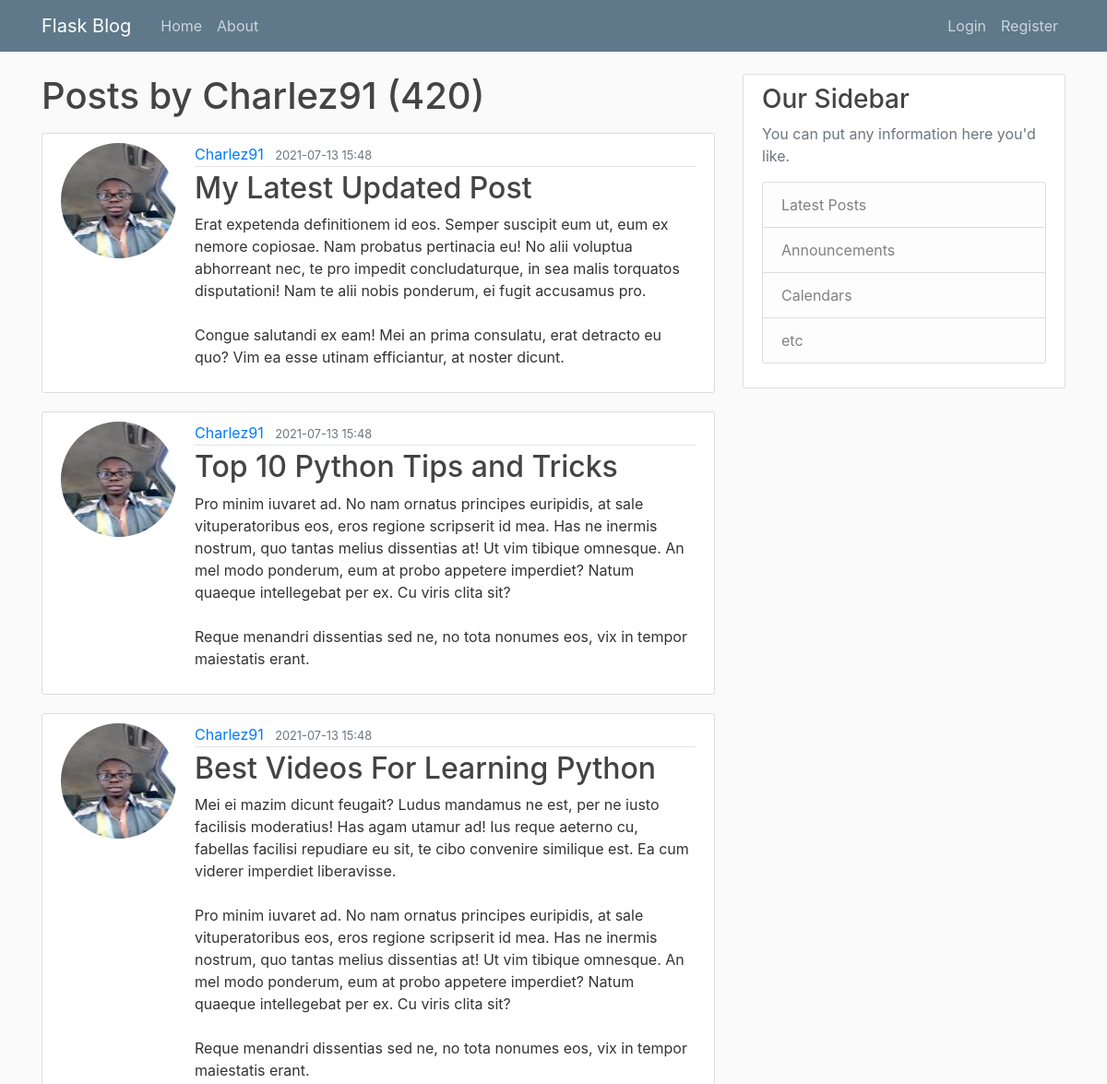
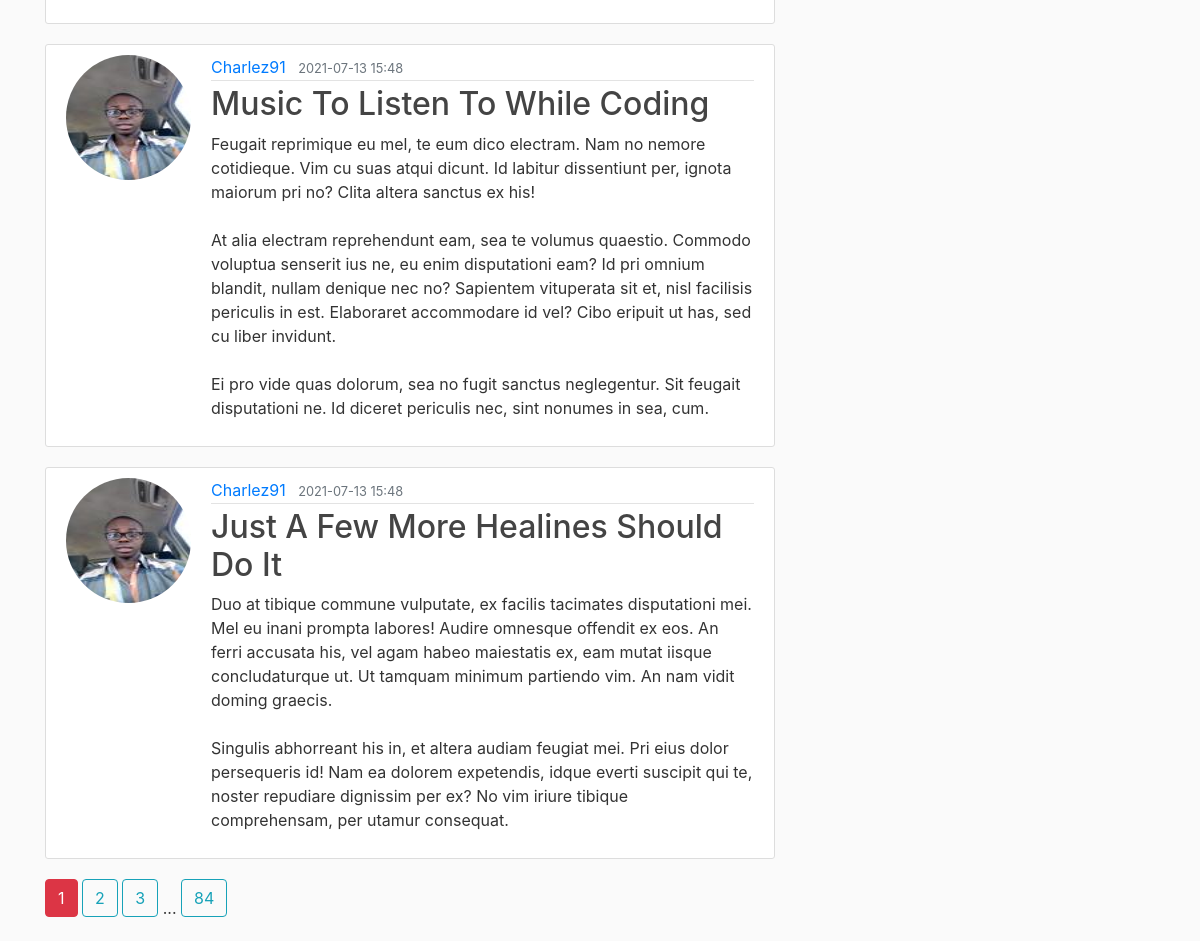
/user/Charlez91, run on the app's committed database (2 pictures, top to bottom).
### flaskblog/models.py (models this page shows, shortened)
class User(db.Model, UserMixin):
	id = db.Column(db.Integer, primary_key = True)
	username = db.Column(db.String(20), unique= True, nullable=False)
	email = db.Column(db.String(120), unique = True, nullable=False)
	image_file = db.Column (db.String(20), nullable=False, default='default.jpg')
	password = db.Column(db.String(60), nullable=False)
	posts = db.relationship('Post', backref='author', lazy=True)

class Post(db.Model):
	id = db.Column(db.Integer, primary_key= True)
	title = db.Column(db.String(100), nullable= False)
	date_posted = db.Column(db.DateTime, nullable= False, default= datetime.utcnow)
	content = db.Column(db.Text, nullable= False)
	user_id = db.Column(db.Integer, db.ForeignKey('user.id'), nullable=False)

### flaskblog/routes.py (the view)
@app.route('/user/<string:username>')
def user_posts(username):
	page = request.args.get('page', 1, type=int)
	user = User.query.filter_by(username = username).first_or_404()
	posts = Post.query\
				.filter_by(author = user)\
				.order_by(Post.date_posted.desc())\
				.paginate(page=page, per_page=5)
	return render_template ('user_posts.html', posts=posts, user=user)

### flaskblog/templates/user_posts.html
{% extends "layout.html" %}
{% block content%}
	<h1 class="mb-3"> Posts by {{user.username}} ({{posts.total}})</h1>
	{% for post in posts.items: %}
		<article class="media content-section">
		  <img class="rounded-circle account-img" src=" {{ url_for('static', filename='profile_pics/' + post.author.image_file) }} ">
		  <div class="media-body">
		    <div class="article-metadata">
		      <a class="mr-2" href="{{url_for ('user_posts', username = post.author.username)}}">{{ post.author.username }}</a>
		      <small class="text-muted">{{ post.date_posted.strftime('%Y-%m-%d %H:%M') }}</small>
		    </div>
		    <h2><a class="article-title" href="{{url_for('post', post_id= post.id)}}">{{ post.title }}</a></h2>
		    <p class="article-content">{{ post.content }}</p>
		  </div>
		</article>
	{% endfor %}
	{% for page_num in posts.iter_pages(left_edge=1, right_edge=1, left_current=2, right_current=3)%}
	{% if page_num %}
		{% if posts.page==page_num%}
			<a class="btn btn-danger mb-4" href="{{url_for ('user_posts', username=user.username, page=page_num)}}">{{ page_num }}</a>
		{% else %}
			<a class="btn btn-outline-info mb-4" href="{{url_for ('user_posts', username=user.username, page=page_num)}}">{{ page_num }}</a>
		{% endif %}
	{% else %}
	...
	{% endif %}
	{% endfor%}
{% endblock content %}

### flaskblog/static/main.css (style rules this page uses)
body { background: #fafafa; color: #333333; margin-top: 5rem; }
h1, h2, h3, h4, h5, h6 { color: #444444; }
.content-section { background: #ffffff; padding: 10px 20px; border: 1px solid #dddddd; border-radius: 3px; margin-bottom: 20px; }
.article-title { color: #444444; }
.article-content { white-space: pre-line; }
.article-metadata { padding-bottom: 1px; margin-bottom: 4px; border-bottom: 1px solid #e3e3e3 }
.account-img { height: 125px; width: 125px; margin-right: 20px; margin-bottom: 16px; }

### data on the page
User: username "Charlez91"
Post: image_file (picture), author.username "Charlez91", date_posted "2021-07-13 15:48", title "My Latest Updated Post", content "Erat expetenda definitionem id eos. Semper suscipit eum ut, eum ex nemore copiosae. Nam probatus pertinacia eu! No alii voluptua abhorreant nec, te pro impedit concludaturque, in sea malis torquatos disputationi! Nam te alii nobis ponderum, ei fugit accusamus pro. Congue salutandi ex eam! Mei an prima consulatu, erat detracto eu quo? Vim ea esse utinam efficiantur, at noster dicunt."
Post: image_file (picture), author.username "Charlez91", date_posted "2021-07-13 15:48", title "Top 10 Python Tips and Tricks", content "Pro minim iuvaret ad. No nam ornatus principes euripidis, at sale vituperatoribus eos, eros regione scripserit id mea. Has ne inermis nostrum, quo tantas melius dissentias at! Ut vim tibique omnesque. An mel modo ponderum, eum at probo appetere imperdiet? Natum quaeque intellegebat per ex. Cu viris clita sit? Reque menandri dissentias sed ne, no tota nonumes eos, vix in tempor maiestatis erant."
Post: image_file (picture), author.username "Charlez91", date_posted "2021-07-13 15:48", title "Best Videos For Learning Python", content "Mei ei mazim dicunt feugait? Ludus mandamus ne est, per ne iusto facilisis moderatius! Has agam utamur ad! Ius reque aeterno cu, fabellas facilisi repudiare eu sit, te cibo convenire similique est. Ea cum viderer imperdiet liberavisse. Pro minim iuvaret ad. No nam ornatus principes euripidis, at sale vituperatoribus eos, eros regione scripserit id mea. Has ne inermis nostrum, quo tantas melius dissentias at! Ut vim tibique omnesque. An mel modo ponderum, eum at probo appetere imperdiet? Natum quaeque intellegebat per ex. Cu viris clita sit? Reque menandri dissentias sed ne, no tota nonumes eos, vix in tempor maiestatis erant."
Post: image_file (picture), author.username "Charlez91", date_posted "2021-07-13 15:48", title "Music To Listen To While Coding", content "Feugait reprimique eu mel, te eum dico electram. Nam no nemore cotidieque. Vim cu suas atqui dicunt. Id labitur dissentiunt per, ignota maiorum pri no? Clita altera sanctus ex his! At alia electram reprehendunt eam, sea te volumus quaestio. Commodo voluptua senserit ius ne, eu enim disputationi eam? Id pri omnium blandit, nullam denique nec no? Sapientem vituperata sit et, nisl facilisis periculis in est. Elaboraret accommodare id vel? Cibo eripuit ut has, sed cu liber invidunt. Ei pro vide quas dolorum, sea no fugit sanctus neglegentur. Sit feugait disputationi ne. Id diceret periculis nec, sint nonumes in sea, cum."
Post: image_file (picture), author.username "Charlez91", date_posted "2021-07-13 15:48", title "Just A Few More Healines Should Do It", content "Duo at tibique commune vulputate, ex facilis tacimates disputationi mei. Mel eu inani prompta labores! Audire omnesque offendit ex eos. An ferri accusata his, vel agam habeo maiestatis ex, eam mutat iisque concludaturque ut. Ut tamquam minimum partiendo vim. An nam vidit doming graecis. Singulis abhorreant his in, et altera audiam feugiat mei. Pri eius dolor persequeris id! Nam ea dolorem expetendis, idque everti suscipit qui te, noster repudiare dignissim per ex? No vim iriure tibique comprehensam, per utamur consequat."

### other printed values
{{ posts.total }} "420"
{{ page_num }} "1"
{{ page_num }} "2" "3" "84"
